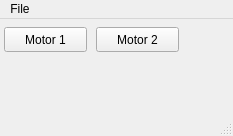
<?xml version="1.0" encoding="UTF-8"?>
<ui version="4.0">
 <class>MainWindow</class>
 <widget class="QMainWindow" name="MainWindow">
  <property name="geometry">
   <rect>
    <x>0</x>
    <y>0</y>
    <width>233</width>
    <height>136</height>
   </rect>
  </property>
  <property name="windowTitle">
   <string>Motor</string>
  </property>
  <property name="toolTip">
   <string>Motor Control</string>
  </property>
  <widget class="QWidget" name="centralWidget">
   <widget class="QPushButton" name="pushButtonM1">
    <property name="geometry">
     <rect>
      <x>4</x>
      <y>8</y>
      <width>83</width>
      <height>25</height>
     </rect>
    </property>
    <property name="text">
     <string>Motor 1</string>
    </property>
   </widget>
   <widget class="QPushButton" name="pushButtonM2">
    <property name="geometry">
     <rect>
      <x>96</x>
      <y>8</y>
      <width>83</width>
      <height>25</height>
     </rect>
    </property>
    <property name="text">
     <string>Motor 2</string>
    </property>
   </widget>
  </widget>
  <widget class="QMenuBar" name="menuBar">
   <property name="geometry">
    <rect>
     <x>0</x>
     <y>0</y>
     <width>233</width>
     <height>20</height>
    </rect>
   </property>
   <widget class="QMenu" name="menuFile">
    <property name="title">
     <string>File</string>
    </property>
    <addaction name="separator"/>
    <addaction name="actionQuit"/>
   </widget>
   <addaction name="menuFile"/>
  </widget>
  <widget class="QStatusBar" name="statusBar"/>
  <action name="actionQuit">
   <property name="text">
    <string>Quit</string>
   </property>
  </action>
 </widget>
 <layoutdefault spacing="6" margin="11"/>
 <resources/>
 <connections/>
</ui>
